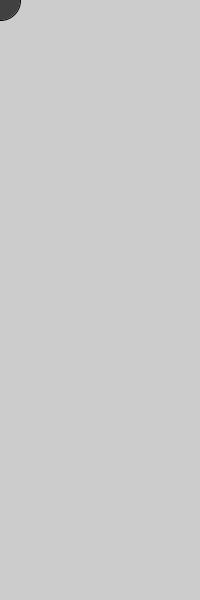
Frame 1 (no input)
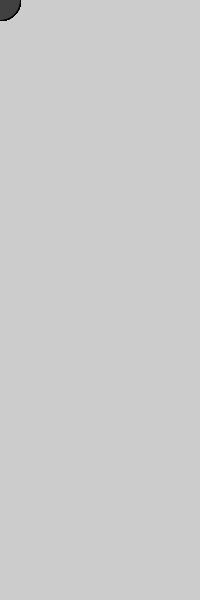
Frame 60 (the mouse pressed at the canvas centre just before this capture)
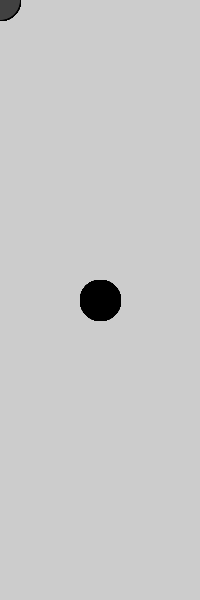
Frame 120 (the mouse held since frame 60 and released just before this capture)

The Processing sketch that drew these frames (run headless with seeded random() and noise(); from frame 60 on, the mouse is pressed at the canvas centre):

// Processing sketch: sketch_190605c
// ── sketch_190605c.pde


void setup() {
  size(200, 600);
}

void draw() {
  if (mousePressed) {
    fill(0);
  } else {
    fill(65);
  }
  ellipse(mouseX, mouseY, 40, 40);
}
